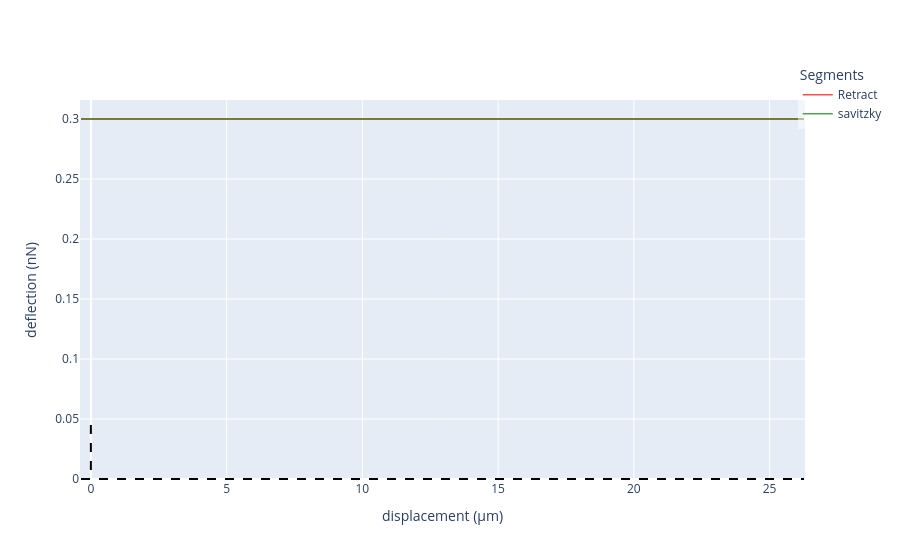

Notebook code cell kept with this figure:
### Code cell
import plotly.graph_objects as go

fig = go.Figure()

fig.add_trace(go.Scatter(
    x=ret_corrected_displacement,
    y=corrected_deflection_ret,
    mode='lines',
    name='Retract',
    line=dict(color='red', width=1.5),
    opacity=0.7
))

# fig.add_trace(go.Scatter(
#     x=ret_corrected_displacement,
#     y=smooth_defl,
#     mode='lines',
#     name='Smoothed Derivative',
#     line=dict(color='blue', width=1.5, dash='dash'),
#     opacity=0.7
# ))

fig.add_trace(go.Scatter(
    x=ret_corrected_displacement,
    y=savitz_defl,
    mode='lines',
    name='savitzky',
    line=dict(color='green', width=1.5),
    opacity=0.7
))

# Add horizontal and vertical lines at y=0 and x=0
fig.add_shape(type='line',
              x0=ret_corrected_displacement.min(),
              x1=ret_corrected_displacement.max(),
              y0=0, y1=0,
              line=dict(color='black', dash='dash'))
fig.add_shape(type='line',
              x0=0, x1=0,
              y0=y_lower_limit, y1=max_positive_value*1.1,
              line=dict(color='black', dash='dash'))

fig.update_layout(
    xaxis_title='displacement (μm)',
    yaxis_title='deflection (nN)',
    legend=dict(title='Segments', bgcolor='rgba(255,255,255,0.5)', x=0.99, y=1.1),
    showlegend=True
)

fig.show()

### Figure 1 — Plotly figure (JSON) as saved in the notebook; plotly's stock layout.template omitted (floating-point values rounded to 4 significant figures; data arrays with more than 128 entries replaced by an {"elided": "..."} marker saying what was removed)
{"data": [{"line": {"color": "red", "width": 1.5}, "mode": "lines", "name": "Retract", "opacity": 0.7, "type": "scatter", "x": {"elided": "4207 float values"}, "y": {"elided": "4207 float values"}}, {"line": {"color": "green", "width": 1.5}, "mode": "lines", "name": "savitzky", "opacity": 0.7, "type": "scatter", "x": {"elided": "4207 float values"}, "y": {"elided": "4207 float values"}}], "layout": {"legend": {"bgcolor": "rgba(255,255,255,0.5)", "title": {"text": "Segments"}, "x": 0.99, "y": 1.1}, "shapes": [{"line": {"color": "black", "dash": "dash"}, "type": "line", "x0": -0.3634, "x1": 26.27, "y0": 0, "y1": 0}, {"line": {"color": "black", "dash": "dash"}, "type": "line", "x0": 0, "x1": 0, "y0": 0.045, "y1": 1.517e-08}], "showlegend": true, "xaxis": {"title": {"text": "displacement (μm)"}}, "yaxis": {"title": {"text": "deflection (nN)"}}}}
